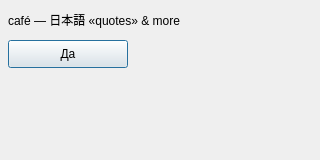
<?xml version="1.0" encoding="UTF-8"?>
<ui version="4.0">
 <class>UnicodeForm</class>
 <widget class="QDialog" name="UnicodeForm">
  <property name="geometry">
   <rect>
    <x>0</x>
    <y>0</y>
    <width>320</width>
    <height>160</height>
   </rect>
  </property>
  <property name="windowTitle">
   <string>café 東京</string>
  </property>
  <widget class="QLabel" name="名前">
   <property name="geometry">
    <rect>
     <x>8</x>
     <y>8</y>
     <width>280</width>
     <height>24</height>
    </rect>
   </property>
   <property name="text">
    <string>café — 日本語 «quotes» &amp; more</string>
   </property>
  </widget>
  <widget class="QPushButton" name="виджет">
   <property name="geometry">
    <rect>
     <x>8</x>
     <y>40</y>
     <width>120</width>
     <height>28</height>
    </rect>
   </property>
   <property name="text">
    <string>Да</string>
   </property>
  </widget>
 </widget>
 <resources/>
 <connections/>
</ui>
